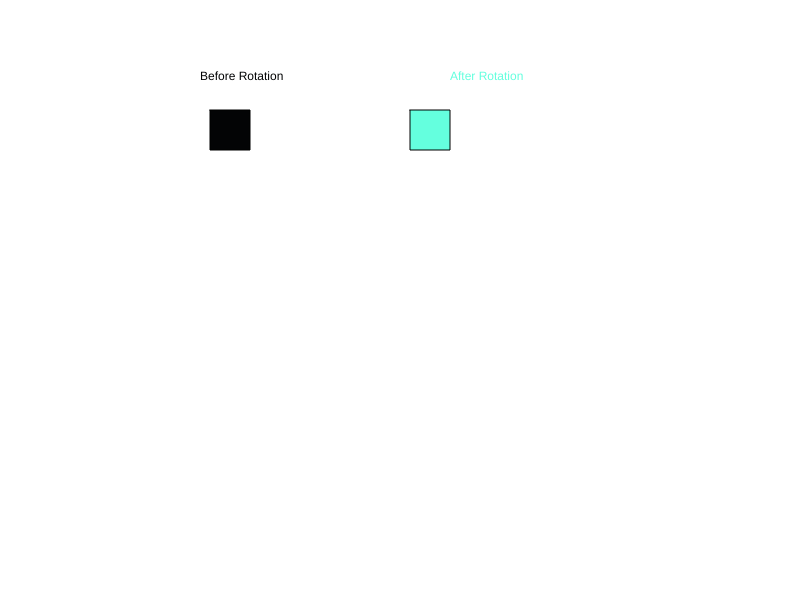
Frame 1 (no input)
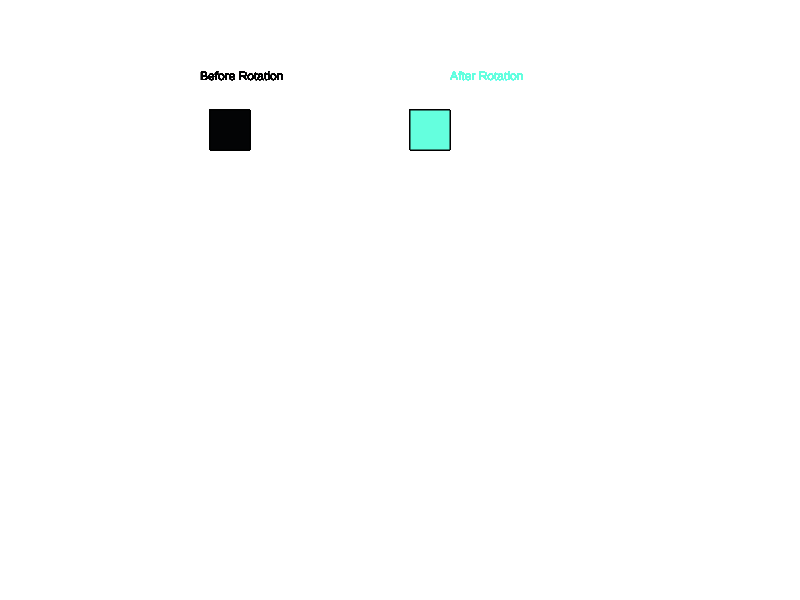
Frame 60 (no input)
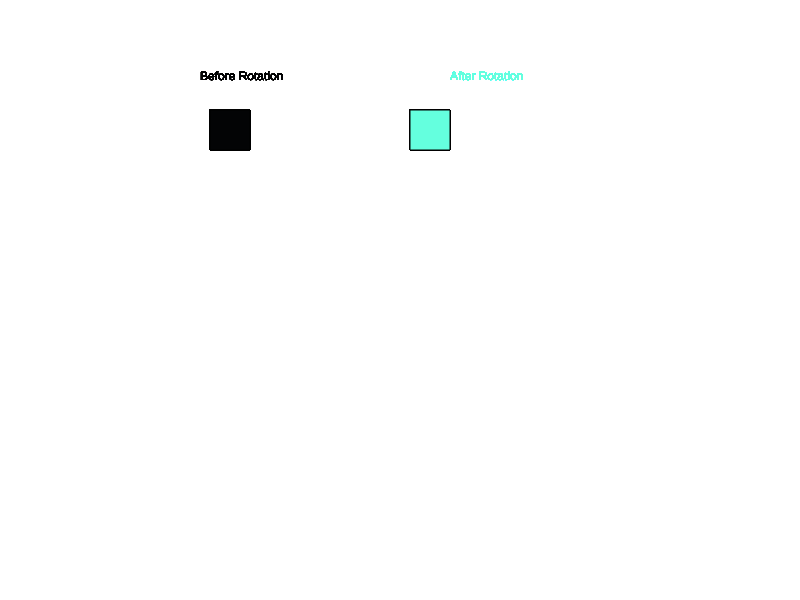
Frame 120 (the mouse pressed at the canvas centre since frame 60)

The p5.js sketch that drew these frames (run headless with seeded random() and noise() and a simulated clock; from frame 60 on, the mouse is pressed at the canvas centre):

// p5.js sketch
// ── sketch.js
let rot;
let a,b,c,d;


function setup(){
    createCanvas(screen.width,screen.height);
    
    rot = prompt('Enter Rotation Factor');
    if (rot==90){
        rot = 0;
    }else{
        rot = rot*Math.PI/180;
    }
   
}

function draw(){
    fill(3,4,5);
    text('Before Rotation',200,80);
    fill(100,345,222)
    text('After Rotation',450,80);
    //Before Rotation
    translate(200,100);
    a = [[10],[10],[1]];
    b = [[50],[10],[1]];
    c = [[50],[50],[1]];
    d = [[10],[50],[1]];
    fill(3,4,5);
    beginShape();
        vertex(a[0],a[1]);
        vertex(b[0],b[1]);
        vertex(c[0],c[1]);
        vertex(d[0],d[1]);
    endShape(CLOSE);
    
    //Rotation Matrix
    rotation_matrix = [
        [Math.cos(rot),-1*Math.sin(rot),0],
        [Math.sin(rot),Math.cos(rot),0],
        [0,0,1]
    ];
    
    
    aN = matrix_multi(rotation_matrix,a);
    bN = matrix_multi(rotation_matrix,b);
    cN = matrix_multi(rotation_matrix,c);
    dN = matrix_multi(rotation_matrix,d);
    console.log(aN)
    
    translate(200,0);
    fill(100,345,222)

    beginShape();
        vertex(aN[0],aN[1]);
        vertex(bN[0],bN[1]);
        vertex(cN[0],cN[1]);
        vertex(dN[0],dN[1])
    endShape(CLOSE);
    
    
}

function matrix_multi(a,b){
    let aRows = a.length;
    let aCols = a[0].length;
    let bRows = b.length;
    let bCols = b[0].length;
    let result = new Array(aRows);
    if (aCols == bRows){
        for (var i=0; i<aRows;++i){
            result[i] = new Array(bCols);
            for (var j =0 ; j<bCols;++j ){
                result[i][j] = 0;
                for (var k = 0; k<aCols;++k){
                    result[i][j] += a[i][k]*b[k][j];
                }
            }
        }
    return result;
    }
}
